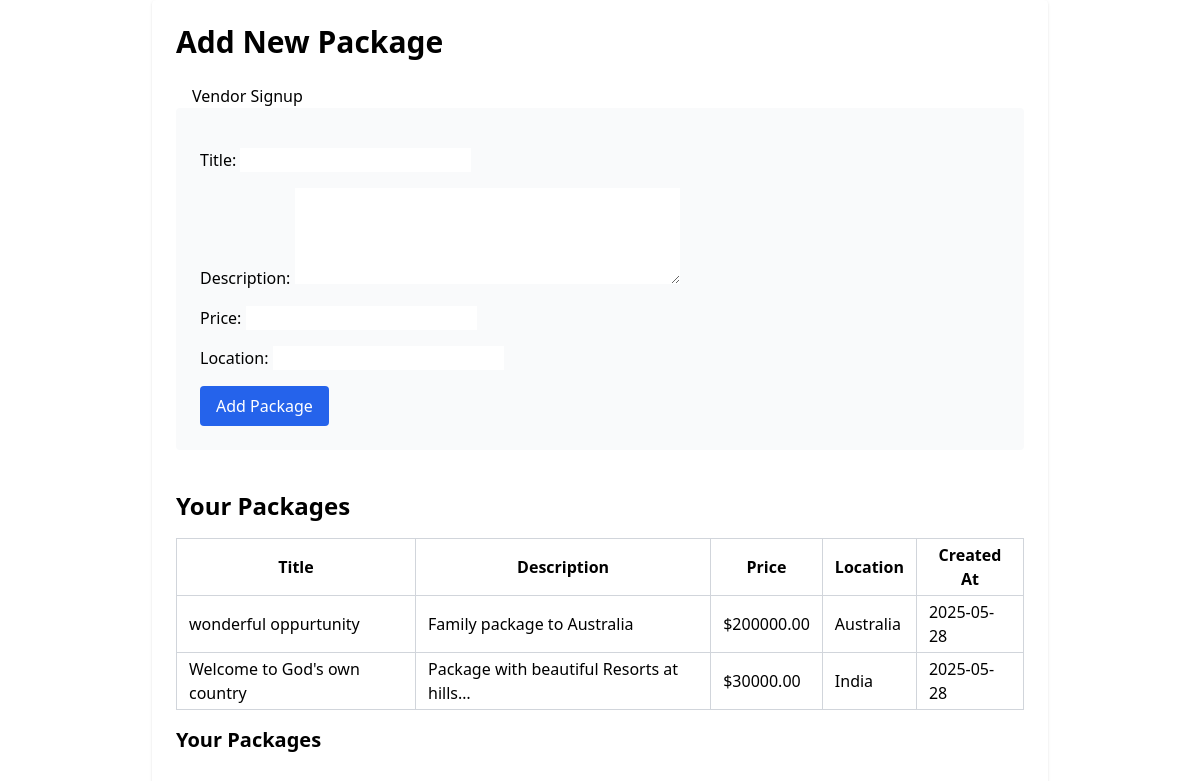
Page /vendor_dashboard/ (signed in) on the committed database.
### travelapp/models.py (models this page shows, shortened)
class Package(models.Model):
    vendor = models.ForeignKey(User, on_delete=models.CASCADE)  # vendor user
    title = models.CharField(max_length=100)
    description = models.TextField()
    price = models.DecimalField(max_digits=8, decimal_places=2)
    location = models.CharField(max_length=100)
    created_at = models.DateTimeField(auto_now_add=True)
    is_approved = models.BooleanField(default=False)

### travelapp/views.py (the view)
# urls.py: path('vendor_dashboard/', v.vendor_dashboard, name='vendor_dashboard'),
def vendor_dashboard(request):
    if request.method == 'POST':
        form = PackageForm(request.POST)
        if form.is_valid():
            package = form.save(commit=False)
            package.vendor = request.user
            package.save()
            return redirect('vendor_dashboard')
    else:
        form = PackageForm()
    packages = request.user.package_set.all()
    return render(request, 'vendor_dashboard.html', {
        'form': form,
        'packages': packages,
    })

### travelapp/forms.py
class PackageForm(forms.ModelForm):
    class Meta:
        model = Package
        fields = ['title', 'description', 'price', 'location']
        widgets = {
            'description': forms.Textarea(attrs={'rows': 4}),
        }

### travelapp/templates/vendor_dashboard.html (shortened to what this page needs)
{% load static %}
<!DOCTYPE html>
<html lang="en">
    <head>
        <script src="https://cdn.tailwindcss.com"></script>
    </head>
    <body>
        <div class="max-w-4xl mx-auto bg-white p-6 rounded shadow">
            <h1 class="text-3xl font-bold mb-6">Add New Package</h1>
            <a href="{% url 'v_signup' %}" class="btn btn-success rounded-pill py-2 px-4">Vendor Signup</a>
            <form method="POST" class="space-y-4 bg-gray-50 p-6 rounded">
              {{ form.as_p }}
              <button type="submit" class="bg-blue-600 text-white px-4 py-2 rounded hover:bg-blue-700">
                Add Package
              </button>
            </form>
            <h2 class="mt-10 text-2xl font-semibold">Your Packages</h2>
                <table class="w-full mt-4 border-collapse border border-gray-300">
                  <thead>
                    <tr>
                      <th class="border border-gray-300 px-3 py-1">Title</th>
                      <th class="border border-gray-300 px-3 py-1">Description</th>
                      <th class="border border-gray-300 px-3 py-1">Price</th>
                      <th class="border border-gray-300 px-3 py-1">Location</th>
                      <th class="border border-gray-300 px-3 py-1">Created At</th>
                    </tr>
                  </thead>
                  <tbody>
                    {% for pkg in packages %}
                    <tr>
                      <td class="border border-gray-300 px-3 py-1">{{ pkg.title }}</td>
                      <td class="border border-gray-300 px-3 py-1">{{ pkg.description|truncatechars:40 }}</td>
                      <td class="border border-gray-300 px-3 py-1">${{ pkg.price }}</td>
                      <td class="border border-gray-300 px-3 py-1">{{ pkg.location }}</td>
                      <td class="border border-gray-300 px-3 py-1">{{ pkg.created_at|date:"Y-m-d" }}</td>
                    </tr>
                    {% empty %}
                      <tr>
                        <td colspan="5" class="text-center py-4">No packages yet.</td>
                      </tr>
                    {% endfor %}
                  </tbody>
                </table>
                <h2 class="text-xl font-bold my-4">Your Packages</h2>
        </div>
    </body>
</html>

### rows in the picture
Package: title "wonderful oppurtunity", description "Family package to Australia", price "200000.00", location "Australia", created_at "2025-05-28"
Package: title "Welcome to God's own country", description "Package with beautiful Resorts at hills…", price "30000.00", location "India", created_at "2025-05-28"
